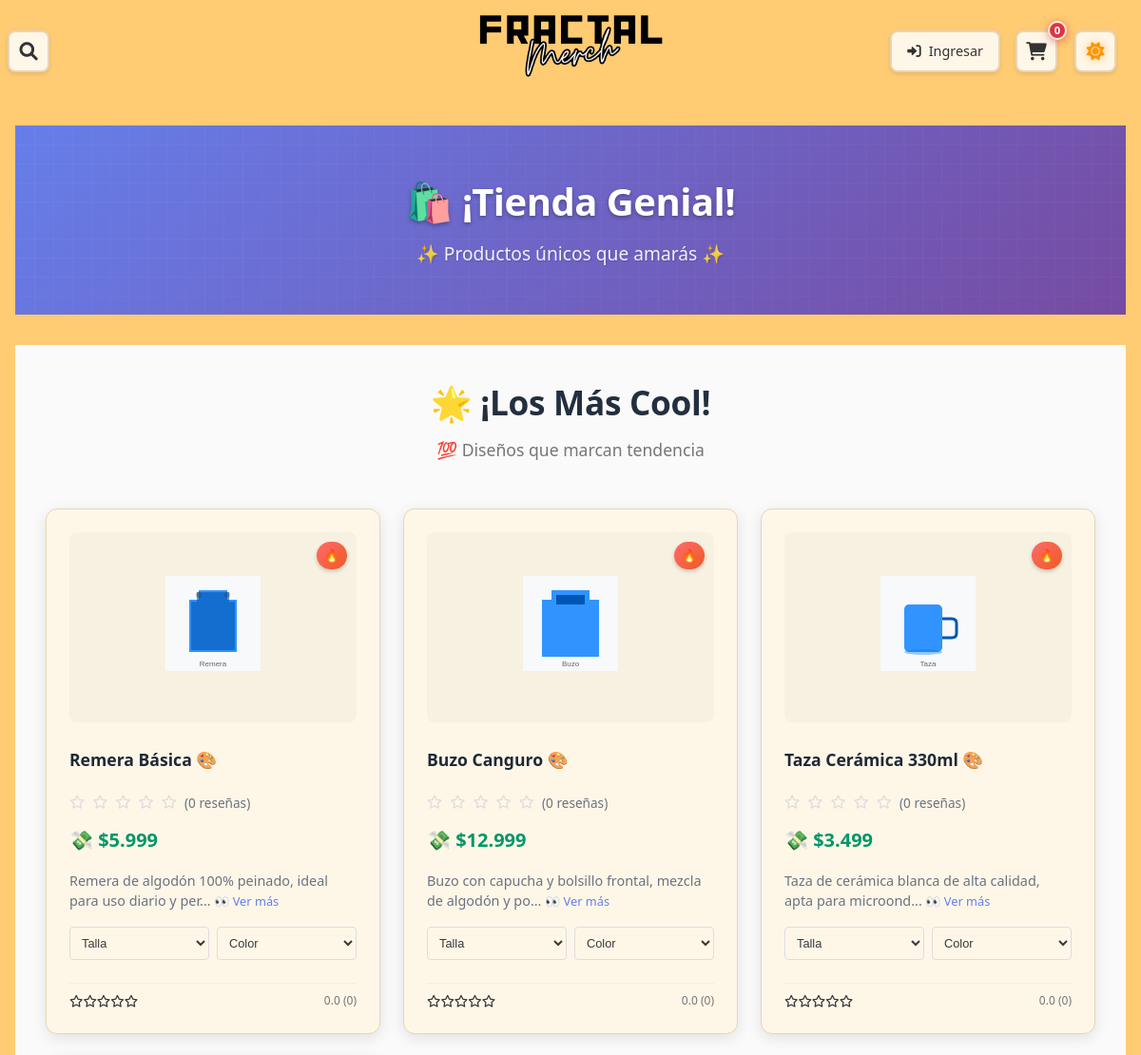
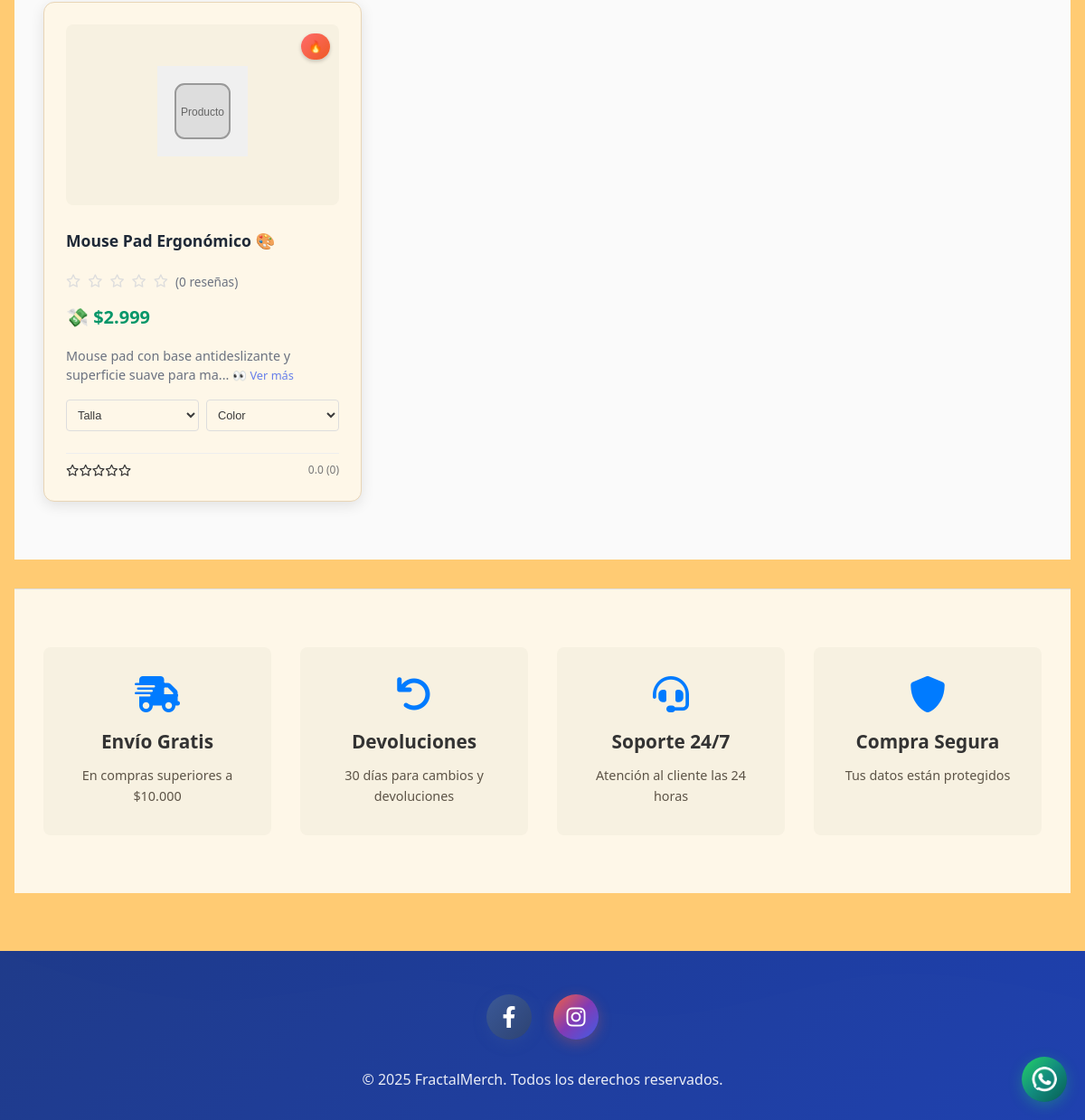
The app's page /particulares.php with its own data (2 pictures, top to bottom).
### tables this page shows
CREATE TABLE IF NOT EXISTS products (
    id INT AUTO_INCREMENT PRIMARY KEY,
    name VARCHAR(255) NOT NULL,
    description TEXT,
    price DECIMAL(10, 2) NOT NULL,
    cost DECIMAL(10, 2) DEFAULT 0.00,
    sku VARCHAR(100) UNIQUE NOT NULL,
    main_image_url VARCHAR(255),
    category_id INT,
    created_at DATETIME DEFAULT CURRENT_TIMESTAMP,
    updated_at DATETIME DEFAULT CURRENT_TIMESTAMP ON UPDATE CURRENT_TIMESTAMP,
    FOREIGN KEY (category_id) REFERENCES categories(id) ON DELETE SET NULL
);

### config/config.php (called while the page is built, shortened)
<?php
function is_logged_in() {
    return isset($_SESSION['user_id']);
}
?>

### particulares.php (the view, shortened to what this page needs)
<?php
require_once 'includes/functions.php';
require_once 'config/database.php';
include 'includes/header.php';
try {
    $stmt_products = $pdo->query(
        "SELECT p.*, AVG(pr.rating) as avg_rating, COUNT(pr.id) as review_count
         FROM products p
         LEFT JOIN product_reviews pr ON p.id = pr.product_id
         GROUP BY p.id"
    );
    $products = $stmt_products->fetchAll(PDO::FETCH_ASSOC);
} catch (PDOException $e) {
    error_log("Database error in particulares.php: " . $e->getMessage());
    $products = [
        ['id' => 1, 'name' => 'Remera Personalizada', 'price' => 5999, 'description' => 'Remera 100% algodón de alta calidad', 'avg_rating' => 4.5, 'review_count' => 12, 'main_image_url' => 'assets/images/remera-default.jpg'],
        ['id' => 2, 'name' => 'Buzo Personalizado', 'price' => 12999, 'description' => 'Buzo con capucha, ideal para el invierno', 'avg_rating' => 4.8, 'review_count' => 8, 'main_image_url' => 'assets/images/buzo-default.jpg'],
        ['id' => 3, 'name' => 'Taza Personalizada', 'price' => 3499, 'description' => 'Taza de cerámica de alta calidad', 'avg_rating' => 4.3, 'review_count' => 15, 'main_image_url' => 'assets/images/taza-default.jpg'],
        ['id' => 4, 'name' => 'Mouse Pad Personalizado', 'price' => 2999, 'description' => 'Mouse pad con base antideslizante', 'avg_rating' => 4.6, 'review_count' => 6, 'main_image_url' => 'assets/images/mousepad-default.jpg'],
        ['id' => 5, 'name' => 'Funda Personalizada', 'price' => 4999, 'description' => 'Funda para celular resistente', 'avg_rating' => 4.4, 'review_count' => 10, 'main_image_url' => 'assets/images/funda-default.jpg'],
        ['id' => 6, 'name' => 'Almohada Personalizada', 'price' => 6999, 'description' => 'Almohada suave y cómoda', 'avg_rating' => 4.7, 'review_count' => 5, 'main_image_url' => 'assets/images/almohada-default.jpg']
    ];
    $all_reviews = [];
}
function render_stars($rating) {
    $rating = round($rating * 2) / 2;
    $output = '';
    for ($i = 1; $i <= 5; $i++) {
        if ($rating >= $i) {
            $output .= '<i class="fas fa-star"></i>';
        } elseif ($rating >= $i - 0.5) {
            $output .= '<i class="fas fa-star-half-alt"></i>';
        } else {
            $output .= '<i class="far fa-star"></i>';
        }
    }
    return $output;
}
$product_variants = [
    1 => [
        'sizes' => ['XS', 'S', 'M', 'L', 'XL', 'XXL'],
        'colors' => ['Blanco', 'Negro', 'Gris', 'Azul Navy', 'Rojo']
    ],
    2 => [
        'sizes' => ['S', 'M', 'L', 'XL', 'XXL'],
        'colors' => ['Negro', 'Gris', 'Azul Navy', 'Bordo']
    ],
    3 => [
        'sizes' => ['300ml', '350ml', '400ml'],
        'colors' => ['Blanco', 'Negro', 'Azul', 'Rojo']
    ],
    4 => [
        'sizes' => ['Estándar', 'Grande', 'XL'],
        'colors' => ['Negro', 'Azul', 'Gris']
    ],
    5 => [
        'sizes' => ['iPhone', 'Samsung', 'Universal'],
        'colors' => ['Transparente', 'Negro', 'Azul', 'Rosa']
    ],
    6 => [
        'sizes' => ['40x40cm', '50x50cm', '60x60cm'],
        'colors' => ['Blanco', 'Crema', 'Gris']
    ]
];
?>
<section class="shop-hero-compact">
    <div class="container">
        <div class="shop-header-jovial">
            <h1>🛍️ ¡Tienda Genial!</h1>
            <p>✨ Productos únicos que amarás ✨</p>
        </div>
    </div>
</section>
<section class="shop-products">
    <div class="container">
        <h2>🌟 ¡Los Más Cool!</h2>
        <p class="section-subtitle">💯 Diseños que marcan tendencia</p>
        <div class="products-grid">
            <?php if (empty($products)): ?>
                <p>No hay productos disponibles en este momento.</p>
            <?php else: ?>
                <?php foreach ($products as $product): ?>
                    <div class="product-card">
                        <div class="product-image-compact">
                            <div class="image-badge-fun">🔥</div>
                            <a href="product-detail.php?id=<?php echo $product['id']; ?>">
                                <img src="assets/images/products/<?php echo strtolower(str_replace(' ', '', explode(' ', $product['name'])[0])); ?>.svg" alt="<?php echo htmlspecialchars($product['name']); ?>" onerror="this.src='assets/images/products/default.svg'">
                            </a>
                        </div>
                        <h3 class="product-title-compact">
                            <a href="product-detail.php?id=<?php echo $product['id']; ?>" class="product-title-link">
                                <?php echo htmlspecialchars($product['name']); ?> 🎨
                            </a>
                        </h3>
                        <div class="product-rating">
                            <?php echo render_stars($product['avg_rating']); ?>
                            <a href="product-detail.php?id=<?php echo $product['id']; ?>#reviews-section" class="reviews-count">
                                (<?php echo $product['review_count']; ?> reseñas)
                            </a>
                        </div>
                        <div class="product-price-compact">
                            <span class="price-current">💸 $<?php echo number_format($product['price'], 0, ',', '.'); ?></span>
                        </div>
                        <p class="product-description-compact">
                            <?php echo substr(htmlspecialchars($product['description']), 0, 60) . '...'; ?>
                            <a href="product-detail.php?id=<?php echo $product['id']; ?>" class="read-more-fun">👀 Ver más</a>
                        </p>
                        <div class="product-variants-compact" id="variants-<?php echo $product['id']; ?>">
                            <?php if (isset($product_variants[$product['id']])): ?>
                                <div class="variant-group-compact">
                                    <select name="size-<?php echo $product['id']; ?>" class="variant-select-compact" required>
                                        <option value="">Talla</option>
                                    </select>
                                </div>
                                <div class="variant-group-compact">
                                    <select name="color-<?php echo $product['id']; ?>" class="variant-select-compact" required>
                                        <option value="">Color</option>
                                    </select>
                                </div>
                            <?php endif; ?>
                        </div>
                        <div class="rating-compact">
                            <div class="stars-compact">
                                <?php echo render_stars($product['avg_rating']); ?>
                            </div>
                            <span class="rating-compact-text"><?php echo number_format($product['avg_rating'], 1); ?> (<?php echo $product['review_count']; ?>)</span>
                        </div>
                    </div>
                <?php endforeach; ?>
            <?php endif; ?>
        </div>
    </div>
</section>
<section class="shop-info">
    <div class="container">
        <div class="info-grid">
            <div class="info-card">
                <i class="fas fa-shipping-fast"></i>
                <h3>Envío Gratis</h3>
                <p>En compras superiores a $10.000</p>
            </div>
            <div class="info-card">
                <i class="fas fa-undo"></i>
                <h3>Devoluciones</h3>
                <p>30 días para cambios y devoluciones</p>
            </div>
            <div class="info-card">
                <i class="fas fa-headset"></i>
                <h3>Soporte 24/7</h3>
                <p>Atención al cliente las 24 horas</p>
            </div>
            <div class="info-card">
                <i class="fas fa-shield-alt"></i>
                <h3>Compra Segura</h3>
                <p>Tus datos están protegidos</p>
            </div>
        </div>
    </div>
</section>
<?php include 'includes/footer.php'; ?>

### includes/header.php (shortened to what this page needs)
<!DOCTYPE html>
<html lang="es">
<head>
    <link rel="stylesheet" href="assets/css/style.css?v=<?php echo time(); ?>">
    <link href="https://cdnjs.cloudflare.com/ajax/libs/font-awesome/6.0.0/css/all.min.css" rel="stylesheet">
</head>
<body class="">
    <nav class="navbar">
        <div class="nav-container">
            <div class="search-container" id="search-container">
                <button class="search-btn" onclick="toggleSearchExpansion()" id="search-btn">
                    <i class="fas fa-search"></i>
                </button>
            </div>
            <div class="nav-logo">
                <a href="index.php">Sublime</a>
            </div>
            <div class="nav-menu" id="nav-menu">
                <?php if (is_logged_in()): ?>
                    <div class="user-menu">
                        <button class="nav-btn user-btn" onclick="toggleUserMenu()">
                            <i class="fas fa-user"></i>
                            <span class="btn-text"><?php echo $_SESSION['username']; ?></span>
                        </button>
                        <div class="user-dropdown">
                            <a href="profile.php"><i class="fas fa-user-circle"></i> Mi Perfil</a>
                            <a href="create-post.php"><i class="fas fa-edit"></i> Escribir</a>
                            <?php if (is_admin() || is_moderator()): ?>
                                <a href="admin/dashboard.php"><i class="fas fa-cog"></i> Admin</a>
                            <?php endif; ?>
                            <a href="logout.php"><i class="fas fa-sign-out-alt"></i> Cerrar Sesión</a>
                        </div>
                    </div>
                <?php else: ?>
                    <a href="login.php" class="nav-btn login-btn">
                        <span>Ingresar</span>
                    </a>
                <?php endif; ?>
                <div class="cart-container">
                    <button class="nav-btn cart-btn" onclick="showCartModal()">
                        <i class="fas fa-shopping-cart"></i>
                    </button>
                    <span class="cart-badge">0</span>
                </div>
                <button class="nav-btn theme-toggle" onclick="toggleTheme()" id="theme-toggle">
                    <i class="fas fa-sun" id="theme-icon"></i>
                </button>
            </div>
        </div>
    </nav>
    <main class="main-content">

### includes/footer.php (shortened to what this page needs)
    </main>
    <div class="whatsapp-float" id="whatsappFloat">
        <a href="https://wa.me/1234567890" target="_blank">
            <img src="assets/images/whatsapp-logo.png" alt="WhatsApp" class="whatsapp-icon">
        </a>
    </div>
    <footer class="main-footer">
        <div class="footer-content">
            <div class="social-icons">
                <a href="#" class="social-icon facebook">
                    <i class="fab fa-facebook-f"></i>
                </a>
                <a href="#" class="social-icon instagram">
                    <i class="fab fa-instagram"></i>
                </a>
            </div>
            <p>&copy; <?php echo date('Y'); ?> <?php echo SITE_NAME; ?>. Todos los derechos reservados.</p>
        </div>
    </footer>
</body>
</html>

### records on screen
products: shows a picture, name "Remera Básica", review_count "0", price "5.999", description "Remera de algodón 100% peinado, ideal para uso diario y per", avg_rating "0.0"
products: shows a picture, name "Buzo Canguro", review_count "0", price "12.999", description "Buzo con capucha y bolsillo frontal, mezcla de algodón y po", avg_rating "0.0"
products: shows a picture, name "Taza Cerámica 330ml", review_count "0", price "3.499", description "Taza de cerámica blanca de alta calidad, apta para microond", avg_rating "0.0"
products: shows a picture, name "Mouse Pad Ergonómico", review_count "0", price "2.999", description "Mouse pad con base antideslizante y superficie suave para ma", avg_rating "0.0"

### other values on screen
SITE_NAME "FractalMerch"
